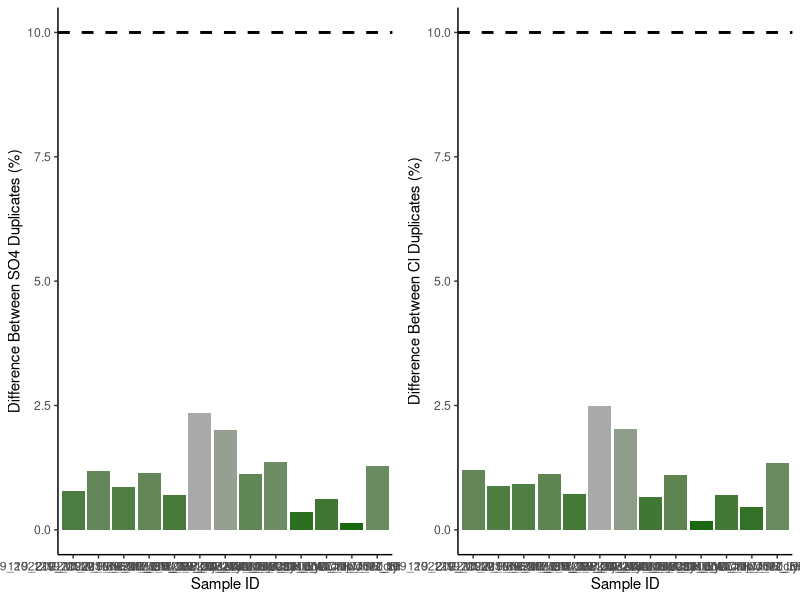
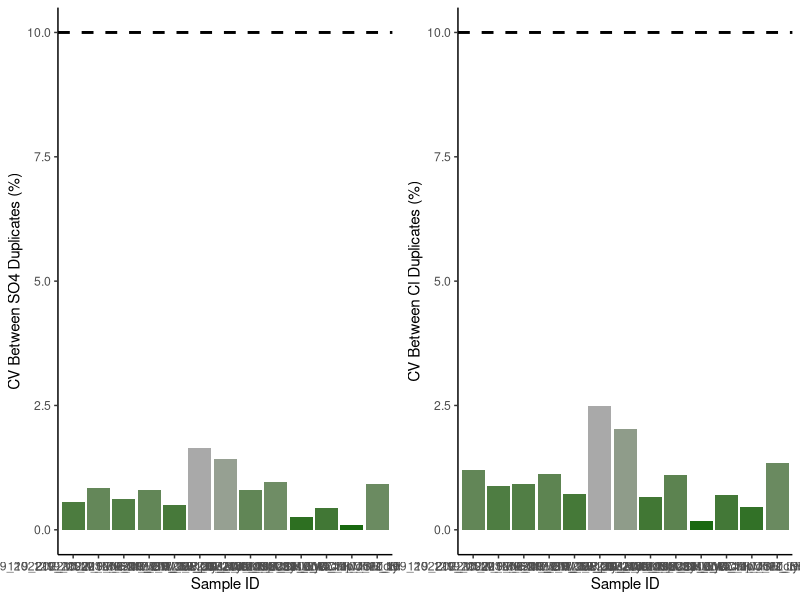
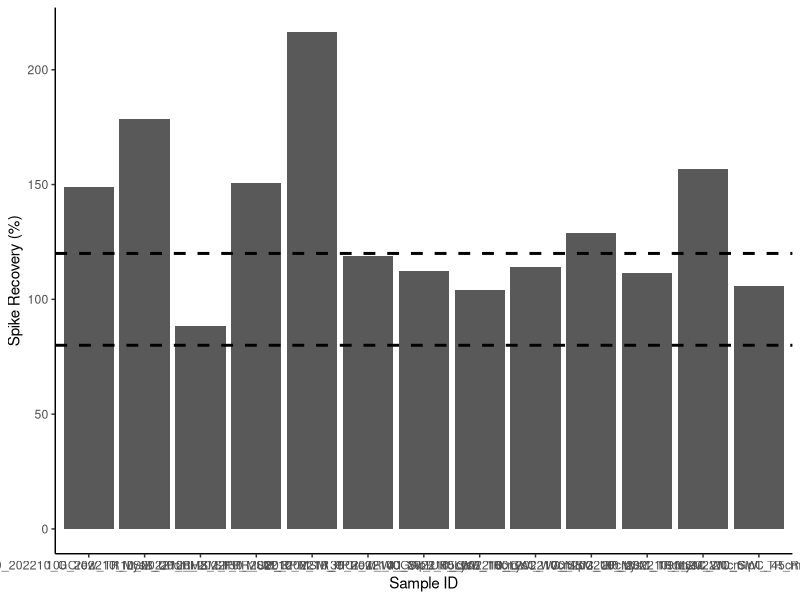
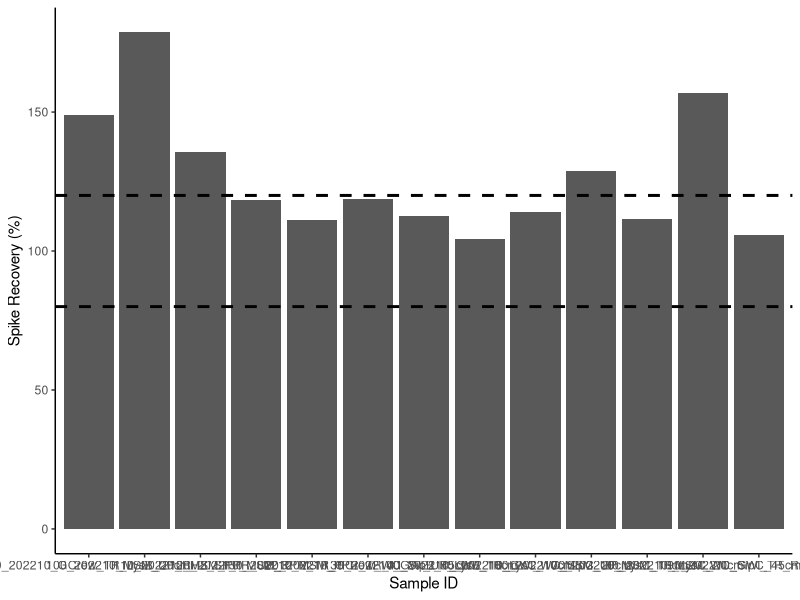

Generate these figures, in order, with R: (Note: this script raises an error after producing the figures.)
## ---- chunk 1
knitr::opts_chunk$set(echo = TRUE)

## Load data.table package
library(data.table)
library(ggplot2)
library(dplyr)
library(data.table)
library(matrixStats)
library(gridExtra)
library(ggpubr)
library(grid)
library(stringr)
## ---- chunk 2
# SULFATE DATA: 

## Read in raw data file from Dionex - copied and saved as a txt
Sdat <- read.table("Raw Data/COMPASS_Synoptic_CB_MonMon_202210_SO4.txt",sep='\t' , header=T, skip=3)
head(Sdat)

## Only keep the columns that we need 
Sdat <- Sdat[ ,c(2,5,7)] # dont need this here 
head(Sdat)

## Name the columns correctly 
colnames(Sdat) <- c( "Sample_ID", "SO4_ppm", "SO4_Area")
Sdat$Sample_ID <- as.factor(Sdat$Sample_ID)
Sdat$SO4_ppm <- as.numeric(Sdat$SO4_ppm)
Sdat$SO4_Area <- as.numeric(Sdat$SO4_Area)
Sdat <- as.data.frame(Sdat)
head(Sdat)

#Chloride data 
## Read in raw data file from Dionex - copied and saved as a txt
Cldat <- read.table("Raw Data/COMPASS_Synoptic_CB_MonMon_202210_Cl.txt",sep='\t' , header=T, skip=3)
head(Cldat)

## Only keep the columns that we need 
Cldat <- Cldat[ ,c(2,5,7)]
head(Cldat)

## Name the columns correctly 
colnames(Cldat) <- c( "Sample_ID", "Cl_ppm", "Cl_Area")
Cldat$Sample_ID <- as.factor(Cldat$Sample_ID)
Cldat$Cl_ppm <- as.numeric(Cldat$Cl_ppm)
Cldat$Cl_Area <- as.numeric(Cldat$Cl_Area)
Cldat <- as.data.frame(Cldat)
head(Cldat) 


## Bring the data back together: 
all_dat <- merge(Sdat, Cldat, by="Sample_ID")
head(all_dat)

## Remove empty lines 
all_dat <- all_dat[!(is.na(all_dat$Sample_ID) | all_dat$Sample_ID==""), ]
head(all_dat)

all_dat <- droplevels(all_dat[!all_dat$Sample_ID == 'Lab Blank',])
head(all_dat)



## ---- chunk 3
stds <- all_dat[grepl("Standard", all_dat$Sample_ID),]
head(stds)

stds_chk_S <- stds %>%
	group_by(Sample_ID) %>%
	summarise(mean = mean(SO4_ppm), sd = sd(SO4_ppm))
stds_chk_S$cv <- (stds_chk_S$sd/stds_chk_S$mean)*100
stds_chk_S$flag <-  ifelse(stds_chk_S$cv <2, 'YES', 'NO, rerun')
head(stds_chk_S)

stds_chk_Cl <- stds %>%
	group_by(Sample_ID) %>%
	summarise(mean = mean(Cl_ppm), sd = sd(Cl_ppm))
stds_chk_Cl$cv <- (stds_chk_Cl$sd/stds_chk_Cl$mean)*100
stds_chk_Cl$flag <-  ifelse(stds_chk_Cl$cv <2, 'YES', 'NO, rerun')
head(stds_chk_Cl)

lmS <- lm(stds$SO4_Area ~ stds$SO4_ppm)
SO4_sum <- summary(lmS)
SO4_Slope <- SO4_sum$coefficients[2, 1] 
SO4_Int <- SO4_sum$coefficients[1, 1] 


lmCl <- lm(stds$Cl_Area ~ stds$Cl_ppm)
Cl_sum <- summary(lmCl)
Cl_Slope <- Cl_sum$coefficients[2, 1] 
Cl_Int <- Cl_sum$coefficients[1, 1] 

## ---- chunk 4
#remove standards from sample dataframe
sampledat <- all_dat[!grepl("Standard", all_dat$Sample_ID),]
head(sampledat)

# Constants needed for calculations: 
clmw <- 35.45     #molecular weight of Chloride: 35.45 
smw <- 32.06      #molecular weight of sulfur: 32.06


# Convert ppm to mmol/L
sampledat$SO4_mM <- (sampledat$SO4_ppm / smw)
sampledat$Cl_mM <- (sampledat$Cl_ppm / clmw)


# Calculate Salinity 
# calculated using the Knudsen equation 
# Salinity = 0.03 + 1.8050 * Chlorinity
# Ref: A Practical Handbook of Seawater Analysis by Strickland & Parsons (P. 11)
# =((1.807*Cl_ppm)+0.026)/1000
sampledat$salinity <- ((1.8070 * sampledat$Cl_ppm) + 0.026) / 1000


head(sampledat)
## ---- chunk 5
#Show me the data that we have from the calculations 
head(sampledat)

#pull out any rows that have "dup" in the SampleID column
dups <- sampledat %>%  
  filter(str_detect(Sample_ID, "dup"))      #have to change this to match data
head(dups)

#remove these from sample dataframe in a new dataframe
sampledat2 <- sampledat %>%  
  filter(!str_detect(Sample_ID, "dup")) %>%  
  filter(!str_detect(Sample_ID, "spk")) 
head(sampledat2)

#remove the dup from these IDs so we will have duplicate sample names
dups$Sample_ID<-gsub("_dup","",as.character(dups$Sample_ID))
dups <- dups[ ,-c(2:5)]
colnames(dups) <- c('Sample_ID', 'SO4_mM_dup', "Cl_mM_dup", "salinity_dup")
head(dups)

#put it back together with the old data set and look for duplicates 
QAdups <- merge(sampledat2, dups)
head(QAdups)

QAdups$SO4_dups_chk <- ((abs(QAdups$SO4_mM-QAdups$SO4_mM_dup))/((QAdups$SO4_mM+QAdups$SO4_mM_dup)/2))*100
QAdups$SO4_dups_flag <-  ifelse(QAdups$SO4_dups_chk <10, 'YES', 'NO, rerun')

QAdups$Cl_dups_chk <- ((abs(QAdups$Cl_mM-QAdups$Cl_mM_dup))/((QAdups$Cl_mM+QAdups$Cl_mM_dup)/2))*100
QAdups$Cl_dups_flag <-  ifelse(QAdups$Cl_dups_chk <10, 'YES', 'NO, rerun')

head(QAdups)

#plot dups output as a bar graph to easily check - want any over 10% to be red need to work on this 
Sdupsbar <- ggplot(data = QAdups, aes(x = Sample_ID, y = SO4_dups_chk, fill=SO4_dups_chk)) +
       geom_bar(stat = 'identity') + 
        scale_fill_gradient2(low='darkgreen', mid='darkgreen', high='darkgrey', space='Lab') + 
        theme_classic() + labs(x= "Sample ID", y="Difference Between SO4 Duplicates (%)") + 
        theme(legend.position="none") +  geom_hline(yintercept=10, linetype="dashed", 
                color = "black", size=1)


Cldupsbar <- ggplot(data = QAdups, aes(x = Sample_ID, y = Cl_dups_chk, fill=Cl_dups_chk)) +
       geom_bar(stat = 'identity') + 
        scale_fill_gradient2(low='darkgreen', mid='darkgreen', high='darkgrey', space='Lab') + 
        theme_classic() + labs(x= "Sample ID", y="Difference Between Cl Duplicates (%)") + 
        theme(legend.position="none") +  geom_hline(yintercept=10, linetype="dashed", 
                color = "black", size=1)

ggarrange(Sdupsbar, Cldupsbar,ncol=2, nrow=1)

#check for percent of no, reruns to see if it  would warrant reruns 
Perc_dups <- QAdups %>% 
  group_by(SO4_dups_flag) %>%
  summarise(S_no_rows = length(SO4_dups_flag)) 
Perc_dups1 <- QAdups %>% 
  group_by(Cl_dups_flag) %>%
  summarise(Cl_no_rows = length(Cl_dups_flag))
colnames(Perc_dups) <- c("Flag", "S_no_rows")
colnames(Perc_dups1) <- c("Flag", "Cl_no_rows")
Perc_dups2 <- cbind(Perc_dups, Perc_dups1)

Perc_dups2$Total <- length(QAdups$SO4_dups_flag)
Perc_dups2$S_Percent <- (Perc_dups2$S_no_rows / Perc_dups2$Total)*100
Perc_dups2$Cl_Percent <- (Perc_dups2$Cl_no_rows / Perc_dups2$Total)*100
head(Perc_dups2)


## ---- chunk 6
#the cv 
# calculate the sd bewteen the two duplicates then divide by the mean and multiply by 100 

df2 <- as.data.frame(QAdups$SO4_mM)
df2$dups <- QAdups$SO4_mM_dup

df2$sds <- apply(df2,1,sd)

QAdups$SO4_dups_cv <- (df2$sds)/((QAdups$SO4_mM+QAdups$SO4_mM_dup)/2) * 100
QAdups$SO4_dups_cv_flag <-  ifelse(QAdups$SO4_dups_cv <11, 'YES', 'NO, rerun')

head(QAdups)

#plot dups output as a bar graph to easily check - want any over 10% to be red need to work on this 
Sdupsbar <- ggplot(data = QAdups, aes(x = Sample_ID, y = SO4_dups_cv, fill=SO4_dups_chk)) +
       geom_bar(stat = 'identity') + 
        scale_fill_gradient2(low='darkgreen', mid='darkgreen', high='darkgrey', space='Lab') + 
        theme_classic() + labs(x= "Sample ID", y="CV Between SO4 Duplicates (%)") + 
        theme(legend.position="none") +  geom_hline(yintercept=10, linetype="dashed", 
                color = "black", size=1)


Cldupsbar <- ggplot(data = QAdups, aes(x = Sample_ID, y = Cl_dups_chk, fill=Cl_dups_chk)) +
       geom_bar(stat = 'identity') + 
        scale_fill_gradient2(low='darkgreen', mid='darkgreen', high='darkgrey', space='Lab') + 
        theme_classic() + labs(x= "Sample ID", y="CV Between Cl Duplicates (%)") + 
        theme(legend.position="none") +  geom_hline(yintercept=10, linetype="dashed", 
                color = "black", size=1)

ggarrange(Sdupsbar, Cldupsbar,ncol=2, nrow=1)

#check for percent of no, reruns to see if it  would warrant reruns 
Perc_dups <- QAdups %>% 
  group_by(SO4_dups_flag) %>%
  summarise(S_no_rows = length(SO4_dups_flag)) 
Perc_dups1 <- QAdups %>% 
  group_by(Cl_dups_flag) %>%
  summarise(Cl_no_rows = length(Cl_dups_flag))
colnames(Perc_dups) <- c("Flag", "S_no_rows")
colnames(Perc_dups1) <- c("Flag", "Cl_no_rows")
Perc_dups2 <- cbind(Perc_dups, Perc_dups1)

Perc_dups2$Total <- length(QAdups$SO4_dups_flag)
Perc_dups2$S_Percent <- (Perc_dups2$S_no_rows / Perc_dups2$Total)*100
Perc_dups2$Cl_Percent <- (Perc_dups2$Cl_no_rows / Perc_dups2$Total)*100
head(Perc_dups2)


## ---- chunk 7
#Show me the data that we have from the calculations 
head(sampledat)

#pull out any rows that have "spk" in the SampleID column
spks <- sampledat %>%  
  filter(str_detect(Sample_ID, "spk"))      #have to change this to match data
head(spks)

#remove the dup from these IDs so we will have duplicate sample names
spks$Sample_ID<-gsub("_spk","",as.character(spks$Sample_ID))
spks <- spks[ ,-c(2:5,7,8)]
colnames(spks) <- c('Sample_ID', 'SO4_mM_spk')
head(spks)

#put it back together with the old data set and look for duplicates 
QAspks <- merge(sampledat, spks)
head(QAspks)

#now we need to calculate the spike concentration and calculate the spike recovery
spkconc <- (250/smw)    # in mM
spkvol <- 10             # in uL
spkvol <- spkvol/1000000 
#spike for these samples was 10uL of the 250mM standard
QAspks$SO4_spk_Conc <- (spkconc)*spkvol         # mmoles of SO4 
head(QAspks)

#need to determine dilution factors and initial amount of sample added
#if your samples are all the same dilution just use the first line 
#for Steph / COMPASS this depends on the site so... 
QAspks$Dilution <- 1
QAspks$Dilution <-  ifelse(str_detect(QAspks$Sample_ID, "MSM_UP"), 50, QAspks$Dilution)
QAspks$Dilution <-  ifelse(str_detect(QAspks$Sample_ID, "MSM_TR"), 50, QAspks$Dilution)
QAspks$Dilution <-  ifelse(str_detect(QAspks$Sample_ID, "MSM_WC"), 100, QAspks$Dilution)
QAspks$Dilution <-  ifelse(str_detect(QAspks$Sample_ID, "GCrew_UP"), 50, QAspks$Dilution)
QAspks$Dilution <-  ifelse(str_detect(QAspks$Sample_ID, "GCrew_TR"), 50, QAspks$Dilution)
QAspks$Dilution <-  ifelse(str_detect(QAspks$Sample_ID, "GCrew_WC"), 100, QAspks$Dilution)
QAspks$Dilution <-  ifelse(str_detect(QAspks$Sample_ID, "GWI_UP"), 100, QAspks$Dilution)
QAspks$Dilution <-  ifelse(str_detect(QAspks$Sample_ID, "GWI_TR"), 100, QAspks$Dilution)
QAspks$Dilution <-  ifelse(str_detect(QAspks$Sample_ID, "GWI_WC"), 200, QAspks$Dilution)
#QAspks$Dilution <-  ifelse(str_detect(QAspks$Sample_ID, "SWH_UP"), 100, QAspks$Dilution)
#QAspks$Dilution <-  ifelse(str_detect(QAspks$Sample_ID, "SWH_TR"), 100, QAspks$Dilution)
#QAspks$Dilution <-  ifelse(str_detect(QAspks$Sample_ID, "SWH_WC"), 100, QAspks$Dilution)

#Set Sample volumes in uL 
QAspks$SampleVol <- 1
QAspks$SampleVol <-  ifelse(str_detect(QAspks$Sample_ID, "MSM_UP"), 1501, QAspks$SampleVol)
QAspks$SampleVol <-  ifelse(str_detect(QAspks$Sample_ID, "MSM_TR"), 1501, QAspks$SampleVol)
QAspks$SampleVol <-  ifelse(str_detect(QAspks$Sample_ID, "MSM_WC"), 1475, QAspks$SampleVol)
QAspks$SampleVol <-  ifelse(str_detect(QAspks$Sample_ID, "GCrew_UP"), 1501, QAspks$SampleVol)
QAspks$SampleVol <-  ifelse(str_detect(QAspks$Sample_ID, "GCrew_TR"), 1501, QAspks$SampleVol)
QAspks$SampleVol <-  ifelse(str_detect(QAspks$Sample_ID, "GCrew_WC"), 1475, QAspks$SampleVol)
QAspks$SampleVol <-  ifelse(str_detect(QAspks$Sample_ID, "GWI_UP"), 1475, QAspks$SampleVol)
QAspks$SampleVol <-  ifelse(str_detect(QAspks$Sample_ID, "GWI_TR"), 1475, QAspks$SampleVol)
QAspks$SampleVol <-  ifelse(str_detect(QAspks$Sample_ID, "GWI_WC"), 1462, QAspks$SampleVol)
#QAspks$SampleVol <-  ifelse(str_detect(QAspks$Sample_ID, "SWH_UP"), 100, QAspks$SampleVol)
#QAspks$SampleVol <-  ifelse(str_detect(QAspks$Sample_ID, "SWH_TR"), 100, QAspks$SampleVol)
#QAspks$SampleVol <-  ifelse(str_detect(QAspks$Sample_ID, "SWH_WC"), 100, QAspks$SampleVol)

#change sample volume to L 
QAspks$SampleVol <- QAspks$SampleVol/1000000
head(QAspks)

#gives us the total SO4 in the sample in mmoles
QAspks$SO4_Total_unspkd <- (QAspks$SO4_mM/QAspks$Dilution)*(QAspks$SampleVol) 

##total SO4 in spiked sample in mmoles
QAspks$SO4_Total_spkd <- (QAspks$SO4_mM_spk/QAspks$Dilution)*(QAspks$SampleVol+spkvol) 

QAspks$SO4_expctd_spkd <-  (QAspks$SO4_Total_unspkd + QAspks$SO4_spk_Conc)
QAspks$spk_recovery <-    (QAspks$SO4_Total_spkd/QAspks$SO4_expctd_spkd)*100
QAspks$SO4_spks_flag <-  ifelse(QAspks$spk_recovery <=120 & QAspks$spk_recovery >=80 , 'YES', 'NO, rerun')  #fix 

head(QAspks)

#plot spk recoveries output as a bar graph to easily check - want any over 10% to be red need to work on this 
spksbar <- ggplot(data = QAspks, aes(x = Sample_ID, y = spk_recovery)) +
        geom_bar(stat = 'identity') + 
        scale_fill_manual(values=c("lightblue4")) + 
        theme_classic() + labs(x= "Sample ID", y="Spike Recovery (%)") + 
        theme(legend.position="none") +  
        geom_hline(yintercept=80, linetype="dashed", color = "black", size=1) + 
        geom_hline(yintercept=120, linetype="dashed", color = "black", size=1)

spksbar



#check for percent of no, reruns to see if it  would warrant reruns 
Perc_spks <- QAspks %>% 
  group_by(SO4_spks_flag) %>%
  summarise(no_rows = length(SO4_spks_flag)) 
Perc_spks$Total <- length(QAspks$SO4_spks_flag)
Perc_spks$Percent <- (Perc_spks$no_rows / Perc_spks$Total)*100
head(Perc_spks)

## ---- chunk 8
#Show me the data that we have from the calculations 
head(sampledat)

#now use area of all samples and calculate undilution corrected concentrations in ug/mL
sampledat$SO4_ugmL <- ((sampledat$SO4_Area)-SO4_Int)/SO4_Slope
sampledat$Cl_ugmL <- (sampledat$Cl_Area-Cl_Int)/Cl_Slope
head(sampledat)

#pull out any rows that have "spk" in the SampleID column
spks <- sampledat %>%  
  filter(str_detect(Sample_ID, "spk"))      #have to change this to match data
head(spks)

## Only keep the columns that we need 
spks <- spks[ ,c(1,9,10)] # dont need this here 
head(spks)

#remove the spk from these IDs so we will have duplicate sample names
spks$Sample_ID<-gsub("_spk","",as.character(spks$Sample_ID))
spks <- spks[ ,c(1,2)]
colnames(spks) <- c('Sample_ID', 'SO4_ugmL_spk')
head(spks)

#put it back together with the old data set and look for duplicates 
QAspks <- merge(sampledat, spks)
head(QAspks)

#now we need to calculate the spike concentration and calculate the spike recovery
spkconc <- (250)    # in ug
spkvol <- 10             # in uL
spkvol <- spkvol/1000 
#spike for these samples was 10uL of the 250mM standard
QAspks$SO4_spk_Conc <- (spkconc)*spkvol         # mmoles of SO4 
head(QAspks)

#need to determine dilution factors and initial amount of sample added
#if your samples are all the same dilution just use the first line 
#for Steph / COMPASS this depends on the site so... 
#QAspks$Dilution <- 1
#QAspks$Dilution <-  ifelse(str_detect(QAspks$Sample_ID, "MSM_UP"), 50, QAspks$Dilution)
#$Dilution <-  ifelse(str_detect(QAspks$Sample_ID, "MSM_TR"), 50, QAspks$Dilution)
#QAspks$Dilution <-  ifelse(str_detect(QAspks$Sample_ID, "MSM_WC"), 100, QAspks$Dilution)
#$Dilution <-  ifelse(str_detect(QAspks$Sample_ID, "GCrew_UP"), 50, QAspks$Dilution)
#QAspks$Dilution <-  ifelse(str_detect(QAspks$Sample_ID, "GCrew_TR"), 50, QAspks$Dilution)
#QAspks$Dilution <-  ifelse(str_detect(QAspks$Sample_ID, "GCrew_WC"), 100, QAspks$Dilution)
#QAspks$Dilution <-  ifelse(str_detect(QAspks$Sample_ID, "GWI_UP"), 100, QAspks$Dilution)
#$Dilution <-  ifelse(str_detect(QAspks$Sample_ID, "GWI_TR"), 100, QAspks$Dilution)
#QAspks$Dilution <-  ifelse(str_detect(QAspks$Sample_ID, "GWI_WC"), 200, QAspks$Dilution)
#QAspks$Dilution <-  ifelse(str_detect(QAspks$Sample_ID, "SWH_UP"), 100, QAspks$Dilution)
#QAspks$Dilution <-  ifelse(str_detect(QAspks$Sample_ID, "SWH_TR"), 100, QAspks$Dilution)
#QAspks$Dilution <-  ifelse(str_detect(QAspks$Sample_ID, "SWH_WC"), 100, QAspks$Dilution)

#Set Sample volumes in uL 
QAspks$SampleVol <- 1
QAspks$SampleVol <-  ifelse(str_detect(QAspks$Sample_ID, "MSM_UP"), 1501, QAspks$SampleVol)
QAspks$SampleVol <-  ifelse(str_detect(QAspks$Sample_ID, "MSM_TR"), 1501, QAspks$SampleVol)
QAspks$SampleVol <-  ifelse(str_detect(QAspks$Sample_ID, "MSM_WC"), 1475, QAspks$SampleVol)
QAspks$SampleVol <-  ifelse(str_detect(QAspks$Sample_ID, "MSM_PPR_UP"), 1501, QAspks$SampleVol)
QAspks$SampleVol <-  ifelse(str_detect(QAspks$Sample_ID, "MSM_PPR_TR"), 1501, QAspks$SampleVol)
QAspks$SampleVol <-  ifelse(str_detect(QAspks$Sample_ID, "MSM_PPR_WC"), 1475, QAspks$SampleVol)
QAspks$SampleVol <-  ifelse(str_detect(QAspks$Sample_ID, "GCrew_UP"), 1501, QAspks$SampleVol)
QAspks$SampleVol <-  ifelse(str_detect(QAspks$Sample_ID, "GCrew_TR"), 1501, QAspks$SampleVol)
QAspks$SampleVol <-  ifelse(str_detect(QAspks$Sample_ID, "GCrew_WC"), 1475, QAspks$SampleVol)
QAspks$SampleVol <-  ifelse(str_detect(QAspks$Sample_ID, "GWI_UP"), 1475, QAspks$SampleVol)
QAspks$SampleVol <-  ifelse(str_detect(QAspks$Sample_ID, "GWI_TR"), 1475, QAspks$SampleVol)
QAspks$SampleVol <-  ifelse(str_detect(QAspks$Sample_ID, "GWI_WC"), 1462, QAspks$SampleVol)
QAspks$SampleVol <-  ifelse(str_detect(QAspks$Sample_ID, "SWH_UP"), 100, QAspks$SampleVol)
QAspks$SampleVol <-  ifelse(str_detect(QAspks$Sample_ID, "SWH_TR"), 100, QAspks$SampleVol)
QAspks$SampleVol <-  ifelse(str_detect(QAspks$Sample_ID, "SWH_WC"), 100, QAspks$SampleVol)

#change sample volume to L 
QAspks$SampleVol <- QAspks$SampleVol/1000
head(QAspks)

#gives us the total SO4 in the sample in mmoles
QAspks$SO4_Total_unspkd <- QAspks$SO4_ugmL*QAspks$SampleVol

##total SO4 in spiked sample in mmoles
QAspks$SO4_Total_spkd <- (QAspks$SO4_ugmL_spk)*(QAspks$SampleVol+spkvol) 

QAspks$SO4_expctd_spkd <-  (QAspks$SO4_Total_unspkd + QAspks$SO4_spk_Conc)
QAspks$spk_recovery <-    (QAspks$SO4_Total_spkd/QAspks$SO4_expctd_spkd)*100
QAspks$SO4_spks_flag <-  ifelse(QAspks$spk_recovery <=120 & QAspks$spk_recovery >=80 , 'YES', 'NO, rerun')  #fix 

head(QAspks)

#plot spk recoveries output as a bar graph to easily check - want any over 10% to be red need to work on this 
spksbar <- ggplot(data = QAspks, aes(x = Sample_ID, y = spk_recovery)) +
        geom_bar(stat = 'identity') + 
        scale_fill_manual(values=c("lightblue4")) + 
        theme_classic() + labs(x= "Sample ID", y="Spike Recovery (%)") + 
        theme(legend.position="none") +  
        geom_hline(yintercept=80, linetype="dashed", color = "black", size=1) + 
        geom_hline(yintercept=120, linetype="dashed", color = "black", size=1)

spksbar



#check for percent of no, reruns to see if it  would warrant reruns 
Perc_spks <- QAspks %>% 
  group_by(SO4_spks_flag) %>%
  summarise(no_rows = length(SO4_spks_flag)) 
Perc_spks$Total <- length(QAspks$SO4_spks_flag)
Perc_spks$Percent <- (Perc_spks$no_rows / Perc_spks$Total)*100
head(Perc_spks)

## ---- chunk 9
#for steph <- pull out identifiers of the sample names 
#pull the sample ID and separate it by the underscores 
IDs <- data.frame(do.call('rbind', strsplit(as.character(sampledat2$Sample_ID),'_',fixed=TRUE)))
colnames(IDs) <- c("Analysis_No" , "Date","Site", "Zone", "Replicate", "Depth", "Tree")
head(IDs)

#rejoin them to the dataframe
alldat <- cbind(IDs, sampledat2)
head(alldat)

## ---- chunk 10
write.csv(alldat, file="Processed Data/COMPASS_SynopticCB_PW_Processed_Cl_SO4_202210.csv") #Change file name
